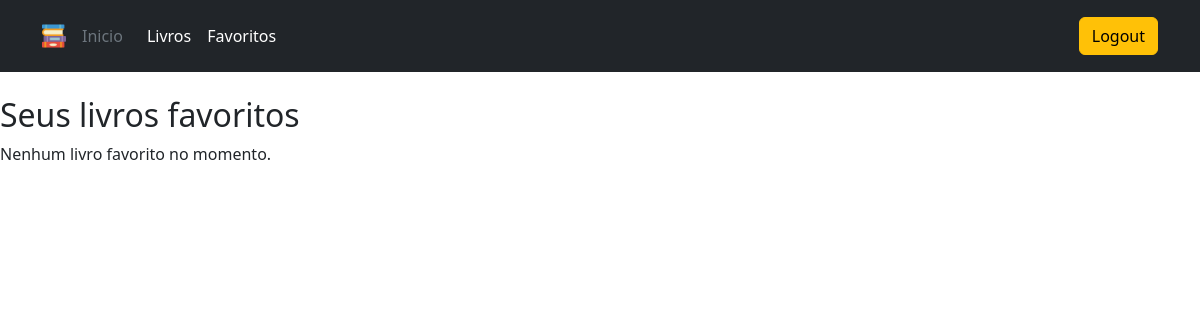
/livros_favoritos (signed in), run on an earlier commit of the app's database.
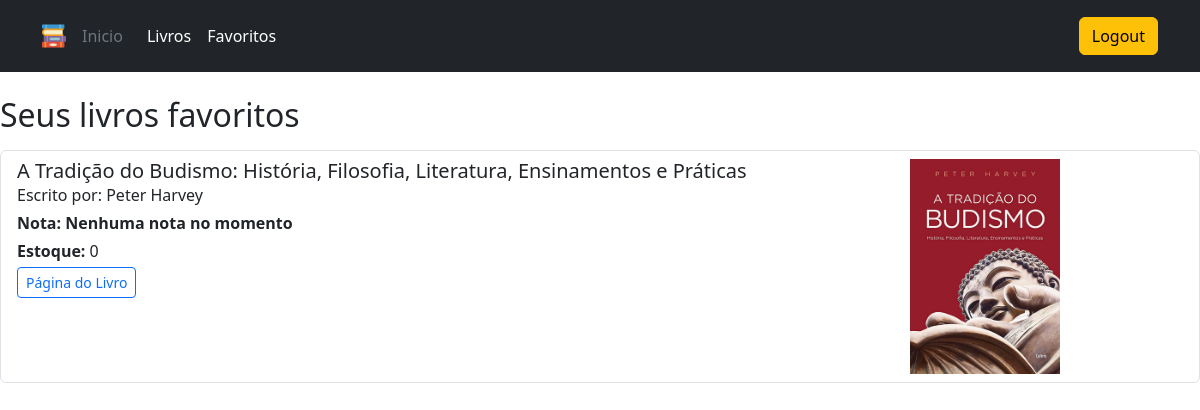
And on a later commit of the database.
### management/models.py (models this page shows, shortened)
class ModelLivro(models.Model):
    nome = models.CharField(max_length=100)
    autor = models.CharField(max_length=100)
    foto = models.ImageField(upload_to='capas_livros/', null=True, blank=True)
    estoque = models.PositiveIntegerField(default=0)
    def media_nota(self):
        avaliacoes = ModelAnalise.objects.filter(livro=self)
        if avaliacoes.exists():
            return sum([analise.nota for analise in avaliacoes])/len(avaliacoes)
        return None
    class Meta:
        verbose_name = 'Livro'
        verbose_name_plural = 'Livros'

### management/views.py (the view)
# urls.py: path('livros_favoritos', login_required(views.LivrosFavoritosView.as_view()), name='livros_favoritos'),
class LivrosFavoritosView(ListView):
    model = ModelLivro
    template_name = 'management/livros_favoritos.html'
    context_object_name = 'favoritos'
    def get_queryset(self):
        return self.request.user.favoritos.all()

### management/templates/management/livros_favoritos.html
{% extends 'base.html' %}
{% block content %}
    <h2 class="mt-4">Seus livros favoritos</h2>
    {% if favoritos %}
        <ul class="list-group mt-3">
            {% for favorito in favoritos %}
                <li class="list-group-item">
                    <div class="row">
                        <div class="col-md-9">
                            <h5 class="mb-0">{{ favorito.nome }}</h5>
                            <p class="mb-1">Escrito por: {{ favorito.autor }}</p>
                            <p class="mb-1"><strong>Nota: {{ favorito.media_nota|default:"Nenhuma nota no momento" }}</strong></p>
                            <p class="mb-1"><strong>Estoque:</strong> {{ favorito.estoque }}</p>
                            <a href="{% url 'livro-detalhado' pk=favorito.id %}" class="btn btn-outline-primary btn-sm">Página do Livro</a>
                        </div>
                        <div class="col-md-3">
                            {% if favorito.foto %}
                            <img src="{{ favorito.foto.url }}" alt="Capa do livro{{ favorito.nome }}" class="img-fluid" style="max-width:150px; height:auto;">
                            {% else %}
                            Nenhuma foto disponível
                            {% endif %}
                        </div>
                    </div>
                </li>
            {% endfor %}
        </ul>
    {% else %}
        <p>Nenhum livro favorito no momento.</p>
    {% endif %}
{% endblock %}

What changed in the data, as far as the page shows it:
added ModelLivro: nome "A Tradição do Budismo: História, Filosofia, Literatura, Ensinamentos e Práticas", autor "Peter Harvey", media_nota "Nenhuma nota no momento", estoque "0", foto (picture)
Also different on the page:
text no longer shown: "Nenhum livro favorito no momento."
